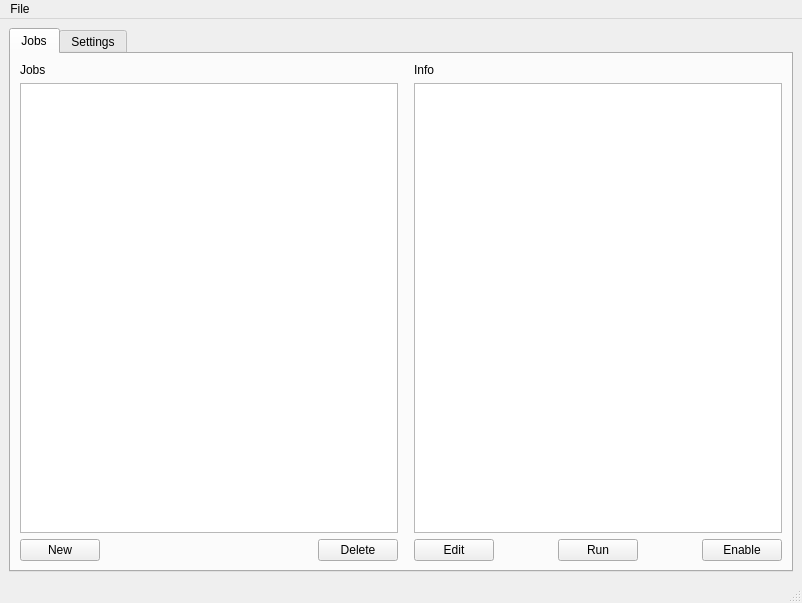
<?xml version="1.0" encoding="UTF-8"?>
<ui version="4.0">
 <class>MainWindow</class>
 <widget class="QMainWindow" name="MainWindow">
  <property name="geometry">
   <rect>
    <x>0</x>
    <y>0</y>
    <width>802</width>
    <height>603</height>
   </rect>
  </property>
  <property name="acceptDrops">
   <bool>false</bool>
  </property>
  <property name="windowTitle">
   <string>rBackup</string>
  </property>
  <widget class="QWidget" name="centralwidget">
   <layout class="QVBoxLayout" name="verticalLayout">
    <item>
     <widget class="QTabWidget" name="tabs">
      <property name="currentIndex">
       <number>0</number>
      </property>
      <widget class="QWidget" name="jobs">
       <attribute name="title">
        <string>Jobs</string>
       </attribute>
       <layout class="QHBoxLayout" name="horizontalLayout_8">
        <item>
         <layout class="QVBoxLayout" name="verticalLayout_3">
          <property name="leftMargin">
           <number>0</number>
          </property>
          <item>
           <widget class="QLabel" name="label_8">
            <property name="text">
             <string>Jobs</string>
            </property>
           </widget>
          </item>
          <item>
           <widget class="QListWidget" name="jobNamesList"/>
          </item>
          <item>
           <layout class="QHBoxLayout" name="horizontalLayout_10">
            <item>
             <widget class="QPushButton" name="newButton">
              <property name="text">
               <string>New</string>
              </property>
             </widget>
            </item>
            <item>
             <spacer name="horizontalSpacer_7">
              <property name="orientation">
               <enum>Qt::Horizontal</enum>
              </property>
              <property name="sizeHint" stdset="0">
               <size>
                <width>40</width>
                <height>20</height>
               </size>
              </property>
             </spacer>
            </item>
            <item>
             <widget class="QPushButton" name="deleteButton">
              <property name="text">
               <string>Delete</string>
              </property>
             </widget>
            </item>
           </layout>
          </item>
         </layout>
        </item>
        <item>
         <layout class="QVBoxLayout" name="verticalLayout_6">
          <property name="leftMargin">
           <number>10</number>
          </property>
          <item>
           <widget class="QLabel" name="label_9">
            <property name="text">
             <string>Info</string>
            </property>
           </widget>
          </item>
          <item>
           <widget class="QPlainTextEdit" name="jobInfo">
            <property name="readOnly">
             <bool>true</bool>
            </property>
           </widget>
          </item>
          <item>
           <layout class="QHBoxLayout" name="horizontalLayout_6">
            <property name="topMargin">
             <number>0</number>
            </property>
            <item>
             <widget class="QPushButton" name="editButton">
              <property name="text">
               <string>Edit</string>
              </property>
             </widget>
            </item>
            <item>
             <spacer name="horizontalSpacer_4">
              <property name="orientation">
               <enum>Qt::Horizontal</enum>
              </property>
              <property name="sizeHint" stdset="0">
               <size>
                <width>40</width>
                <height>20</height>
               </size>
              </property>
             </spacer>
            </item>
            <item>
             <widget class="QPushButton" name="runButton">
              <property name="text">
               <string>Run</string>
              </property>
             </widget>
            </item>
            <item>
             <spacer name="horizontalSpacer_5">
              <property name="orientation">
               <enum>Qt::Horizontal</enum>
              </property>
              <property name="sizeHint" stdset="0">
               <size>
                <width>40</width>
                <height>20</height>
               </size>
              </property>
             </spacer>
            </item>
            <item>
             <widget class="QPushButton" name="enableButton">
              <property name="text">
               <string>Enable</string>
              </property>
             </widget>
            </item>
           </layout>
          </item>
         </layout>
        </item>
       </layout>
      </widget>
      <widget class="QWidget" name="tab">
       <attribute name="title">
        <string>Settings</string>
       </attribute>
       <layout class="QVBoxLayout" name="verticalLayout_2">
        <item>
         <layout class="QFormLayout" name="formLayout">
          <item row="0" column="0">
           <widget class="QLabel" name="label">
            <property name="text">
             <string>Name</string>
            </property>
           </widget>
          </item>
          <item row="0" column="1">
           <layout class="QHBoxLayout" name="horizontalLayout">
            <item>
             <widget class="QLineEdit" name="jobName"/>
            </item>
            <item>
             <spacer name="horizontalSpacer">
              <property name="orientation">
               <enum>Qt::Horizontal</enum>
              </property>
              <property name="sizeHint" stdset="0">
               <size>
                <width>40</width>
                <height>20</height>
               </size>
              </property>
             </spacer>
            </item>
           </layout>
          </item>
          <item row="1" column="0">
           <widget class="QLabel" name="label_4">
            <property name="text">
             <string>Destination</string>
            </property>
           </widget>
          </item>
          <item row="1" column="1">
           <layout class="QHBoxLayout" name="horizontalLayout_4">
            <item>
             <widget class="QLineEdit" name="destination"/>
            </item>
            <item>
             <widget class="QPushButton" name="browseDest">
              <property name="text">
               <string>Browse</string>
              </property>
             </widget>
            </item>
           </layout>
          </item>
          <item row="2" column="0">
           <widget class="QLabel" name="label_2">
            <property name="text">
             <string>Source</string>
            </property>
           </widget>
          </item>
          <item row="2" column="1">
           <layout class="QHBoxLayout" name="horizontalLayout_2">
            <item>
             <widget class="QLineEdit" name="source"/>
            </item>
            <item>
             <widget class="QPushButton" name="browseSrc">
              <property name="text">
               <string>Browse</string>
              </property>
             </widget>
            </item>
           </layout>
          </item>
          <item row="7" column="0">
           <widget class="QLabel" name="label_5">
            <property name="text">
             <string>Options</string>
            </property>
           </widget>
          </item>
          <item row="7" column="1">
           <layout class="QGridLayout" name="gridLayout">
            <item row="0" column="2">
             <widget class="QComboBox" name="backupCompression">
              <item>
               <property name="text">
                <string>No Compression</string>
               </property>
              </item>
              <item>
               <property name="text">
                <string>tar</string>
               </property>
              </item>
              <item>
               <property name="text">
                <string>tar.gz</string>
               </property>
              </item>
              <item>
               <property name="text">
                <string>tar.bz</string>
               </property>
              </item>
              <item>
               <property name="text">
                <string>tar.xz</string>
               </property>
              </item>
             </widget>
            </item>
            <item row="0" column="1">
             <widget class="QComboBox" name="deleteWhen">
              <item>
               <property name="text">
                <string>Delete During</string>
               </property>
              </item>
              <item>
               <property name="text">
                <string>Delete After</string>
               </property>
              </item>
              <item>
               <property name="text">
                <string>Delete Before</string>
               </property>
              </item>
             </widget>
            </item>
            <item row="1" column="0">
             <widget class="QCheckBox" name="transferCompression">
              <property name="text">
               <string>Transfer Compression</string>
              </property>
             </widget>
            </item>
            <item row="0" column="0">
             <widget class="QComboBox" name="backupType">
              <property name="currentIndex">
               <number>0</number>
              </property>
              <item>
               <property name="text">
                <string>Incremental Backup</string>
               </property>
              </item>
              <item>
               <property name="text">
                <string>Incremental Backup W/o Delta</string>
               </property>
              </item>
              <item>
               <property name="text">
                <string>Full Backup</string>
               </property>
              </item>
              <item>
               <property name="text">
                <string>Full Backup W/o Delta</string>
               </property>
              </item>
             </widget>
            </item>
            <item row="1" column="2">
             <widget class="QLabel" name="label_7">
              <property name="text">
               <string/>
              </property>
             </widget>
            </item>
           </layout>
          </item>
          <item row="8" column="1">
           <layout class="QHBoxLayout" name="horizontalLayout_5">
            <item>
             <widget class="QPushButton" name="generateButton">
              <property name="text">
               <string>Generate</string>
              </property>
             </widget>
            </item>
            <item>
             <spacer name="horizontalSpacer_3">
              <property name="orientation">
               <enum>Qt::Horizontal</enum>
              </property>
              <property name="sizeHint" stdset="0">
               <size>
                <width>40</width>
                <height>20</height>
               </size>
              </property>
             </spacer>
            </item>
           </layout>
          </item>
          <item row="9" column="0">
           <widget class="QLabel" name="label_6">
            <property name="text">
             <string>Backup Command</string>
            </property>
           </widget>
          </item>
          <item row="9" column="1">
           <widget class="QPlainTextEdit" name="command"/>
          </item>
          <item row="10" column="1">
           <spacer name="verticalSpacer">
            <property name="orientation">
             <enum>Qt::Vertical</enum>
            </property>
            <property name="sizeHint" stdset="0">
             <size>
              <width>20</width>
              <height>40</height>
             </size>
            </property>
           </spacer>
          </item>
          <item row="11" column="1">
           <layout class="QHBoxLayout" name="horizontalLayout_7">
            <item>
             <spacer name="horizontalSpacer_2">
              <property name="orientation">
               <enum>Qt::Horizontal</enum>
              </property>
              <property name="sizeHint" stdset="0">
               <size>
                <width>40</width>
                <height>20</height>
               </size>
              </property>
             </spacer>
            </item>
            <item>
             <widget class="QPushButton" name="finish">
              <property name="text">
               <string>Finish</string>
              </property>
             </widget>
            </item>
           </layout>
          </item>
          <item row="5" column="1">
           <layout class="QHBoxLayout" name="horizontalLayout_12">
            <item>
             <widget class="QCheckBox" name="monday">
              <property name="text">
               <string>Mon</string>
              </property>
             </widget>
            </item>
            <item>
             <widget class="QCheckBox" name="tuesday">
              <property name="text">
               <string>Tues</string>
              </property>
             </widget>
            </item>
            <item>
             <widget class="QCheckBox" name="wednesday">
              <property name="text">
               <string>Wed</string>
              </property>
             </widget>
            </item>
            <item>
             <widget class="QCheckBox" name="thursday">
              <property name="text">
               <string>Thurs</string>
              </property>
             </widget>
            </item>
            <item>
             <widget class="QCheckBox" name="friday">
              <property name="text">
               <string>Fri</string>
              </property>
             </widget>
            </item>
            <item>
             <widget class="QCheckBox" name="saturday">
              <property name="text">
               <string>Sat</string>
              </property>
             </widget>
            </item>
            <item>
             <widget class="QCheckBox" name="sunday">
              <property name="text">
               <string>Sun</string>
              </property>
             </widget>
            </item>
           </layout>
          </item>
          <item row="3" column="1">
           <layout class="QHBoxLayout" name="horizontalLayout_3">
            <item>
             <widget class="QCheckBox" name="recurring">
              <property name="text">
               <string>Recurring</string>
              </property>
              <property name="checked">
               <bool>true</bool>
              </property>
             </widget>
            </item>
            <item>
             <widget class="QTimeEdit" name="timeEdit"/>
            </item>
           </layout>
          </item>
          <item row="3" column="0">
           <widget class="QLabel" name="label_3">
            <property name="text">
             <string>Date/Time</string>
            </property>
           </widget>
          </item>
         </layout>
        </item>
       </layout>
      </widget>
     </widget>
    </item>
   </layout>
  </widget>
  <widget class="QMenuBar" name="menubar">
   <property name="geometry">
    <rect>
     <x>0</x>
     <y>0</y>
     <width>802</width>
     <height>22</height>
    </rect>
   </property>
   <widget class="QMenu" name="menuFile">
    <property name="title">
     <string>File</string>
    </property>
    <addaction name="actionExit"/>
   </widget>
   <addaction name="menuFile"/>
  </widget>
  <widget class="QStatusBar" name="statusbar"/>
  <action name="actionExit">
   <property name="text">
    <string>Exit</string>
   </property>
  </action>
 </widget>
 <resources/>
 <connections/>
</ui>
